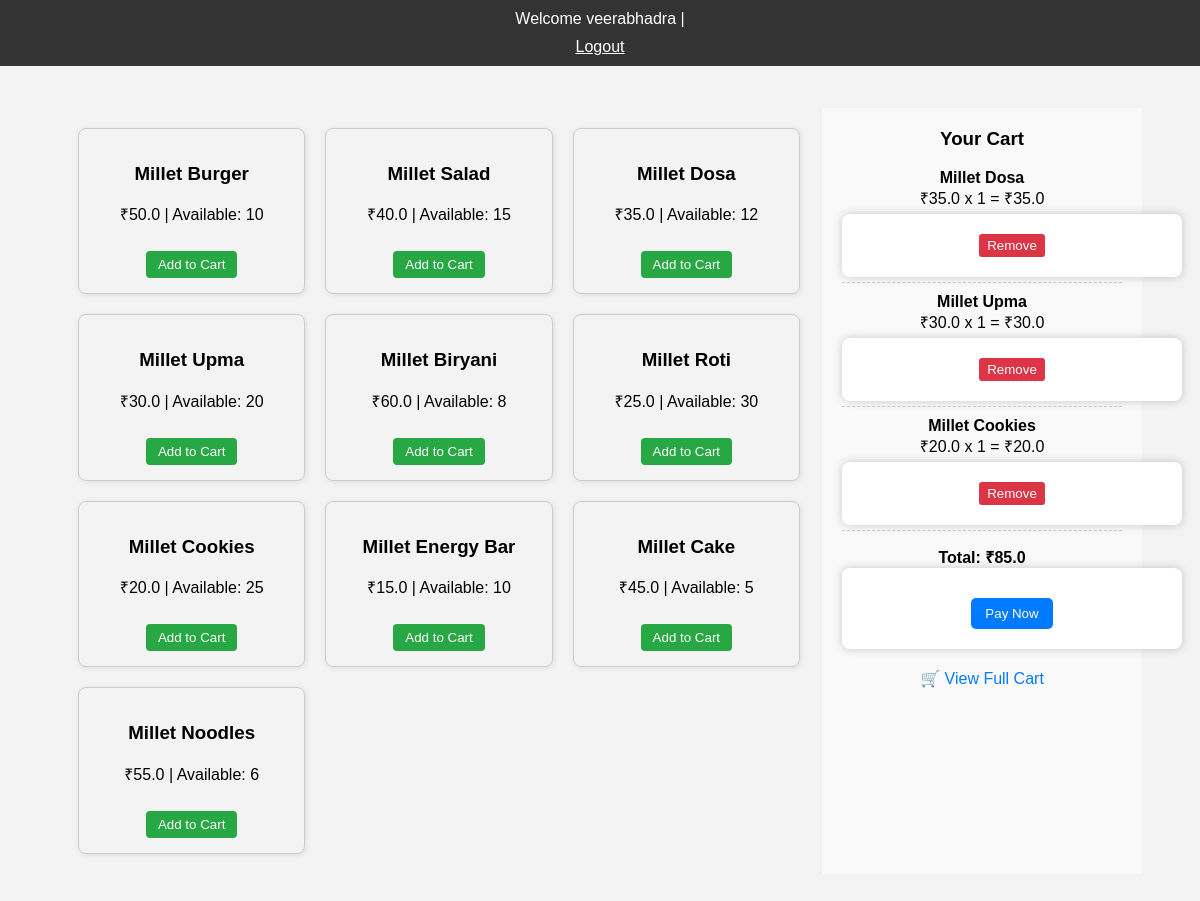
Before: /products (signed in) with the older database file.
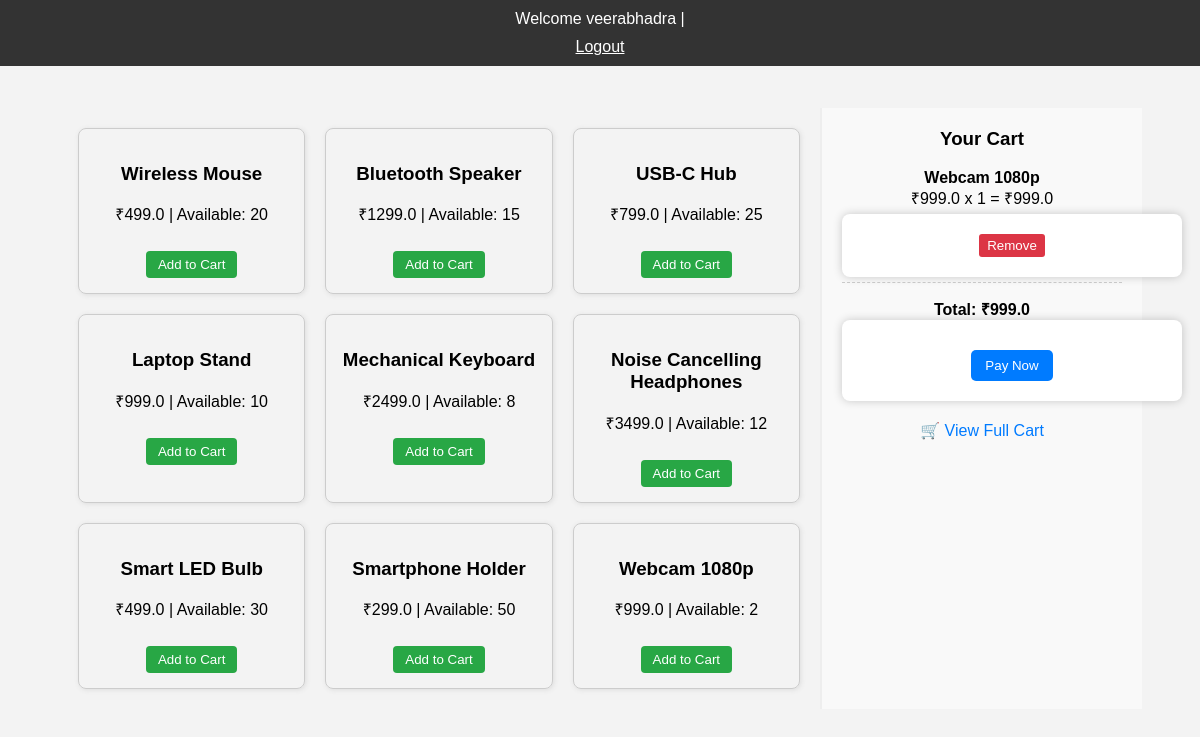
After: the same page with the newer database file.
### tables this page shows
CREATE TABLE users (
            id INTEGER PRIMARY KEY AUTOINCREMENT,
            name TEXT NOT NULL,
            mobile TEXT NOT NULL,
            email TEXT NOT NULL UNIQUE,
            password TEXT NOT NULL
        );

CREATE TABLE products (
            id INTEGER PRIMARY KEY AUTOINCREMENT,
            name TEXT NOT NULL,
            price REAL NOT NULL,
            quantity INTEGER NOT NULL
        );

CREATE TABLE cart (
            id INTEGER PRIMARY KEY AUTOINCREMENT,
            user_id INTEGER NOT NULL,
            product_id INTEGER NOT NULL,
            quantity INTEGER NOT NULL,
            FOREIGN KEY(user_id) REFERENCES users(id),
            FOREIGN KEY(product_id) REFERENCES products(id)
        );

### app.py (the view)
@app.route('/products')
def products():
    if 'user' not in session:
        return redirect('/login')
    conn = sqlite3.connect('users.db')
    c = conn.cursor()
    products = c.execute("SELECT * FROM products WHERE quantity > 0").fetchall()
    user = session['user']
    user_id = c.execute("SELECT id FROM users WHERE name = ?", (user,)).fetchone()[0]
    cart_items = c.execute("""
        SELECT p.name, p.price, c.quantity, p.price * c.quantity as subtotal
        FROM cart c
        JOIN products p ON c.product_id = p.id
        WHERE c.user_id = ?
    """, (user_id,)).fetchall()
    cart_total = sum(item[3] for item in cart_items)
    conn.close()
    return render_template('products.html', name=user, products=products, cart_items=cart_items, cart_total=cart_total)

### templates/products.html (shortened to what this page needs)
<!DOCTYPE html>
<html lang="en">
<head>
  <link rel="stylesheet" href="{{ url_for('static', filename='style.css') }}">
</head>
<body>
  <div class="topbar">
    Welcome {{ name }} | <a href="{{ url_for('logout') }}" style="color: #fff; text-decoration: underline;">Logout</a>
  </div>
  <div class="main-container">
    <div class="products">
      {% for p in products %}
        <div class="product-card">
          <h3>{{ p[1] }}</h3>
          <p>₹{{ p[2] }} | Available: {{ p[3] }}</p>
          <button onclick="location.href='{{ url_for('add_to_cart', product_id=p[0]) }}'">Add to Cart</button>        </div>
      {% endfor %}
    </div>
    <div class="sidebar">
      <h3>Your Cart</h3>
      {% if cart_items %}
        {% for name, price, qty, subtotal in cart_items %}
          <div class="cart-item">
            <strong>{{ name }}</strong><br>
            ₹{{ price }} x {{ qty }} = ₹{{ subtotal }}
            <form action="{{ url_for('remove_from_cart', product_name=name) }}" method="post" style="margin-top: 5px;">
              <button type="submit" class="remove-button">Remove</button>
            </form>
          </div>
        {% endfor %}
        <div class="cart-total">Total: ₹{{ cart_total }}</div>
        <form action="{{ url_for('pay') }}" method="get">
          <button class="pay-button">Pay Now</button>
        </form>
        <div class="go-to-cart">
          <a href="{{ url_for('cart') }}">🛒 View Full Cart</a>
        </div>
      {% else %}
        <p class="cart-empty">🛒 No items in cart yet.</p>
      {% endif %}
    </div>
  </div>
</body>
</html>

### static/style.css (style rules this page uses)
body { font-family: Arial, sans-serif; background-color: #f3f3f3; padding: 50px; text-align: center; }
form { background: white; padding: 20px; margin: auto; width: 300px; border-radius: 8px; box-shadow: 0 0 10px rgba(0,0,0,0.2); }
a { display: block; margin-top: 10px; color: #007bff; text-decoration: none; }
.main-container { display: flex; width: 100%; }
.products { flex: 3; padding: 20px; display: grid; grid-template-columns: repeat(auto-fill, minmax(220px, 1fr)); gap: 20px; }
.product-card { border: 1px solid #ccc; padding: 15px; border-radius: 8px; text-align: center; box-shadow: 1px 1px 5px #ddd; }
.product-card button { margin-top: 10px; padding: 6px 12px; border: none; background-color: #28a745; color: white; border-radius: 4px; cursor: pointer; }
.sidebar { flex: 1; max-width: 280px; border-left: 2px solid #eee; padding: 20px; background-color: #f9f9f9; }
.sidebar h3 { margin-top: 0; }
.cart-item { margin-bottom: 10px; border-bottom: 1px dashed #ccc; padding-bottom: 5px; }
.cart-total { font-weight: bold; margin-top: 15px; }
.pay-button { margin-top: 10px; padding: 8px 14px; background-color: #007bff; color: white; border: none; border-radius: 5px; cursor: pointer; }
.topbar { position: fixed; top: 0; left: 0; right: 0; background: #333; color: white; padding: 10px; text-align: center; }
.main-container { margin-top: 50px; }
.go-to-cart { text-align: center; margin-top: 20px; }
.go-to-cart a { color: #007bff; text-decoration: none; }
.remove-button { padding: 4px 8px; background-color: #dc3545; color: white; border: none; border-radius: 3px; cursor: pointer; }

Changed rows visible on the page:
no longer on this page (row edited): products: name "Millet Noodles", price "55.0", quantity "6"
removed cart: name "Millet Dosa", price "35.0", quantity "1", subtotal "35.0"
removed cart: name "Millet Cookies", price "20.0", quantity "1", subtotal "20.0"
changed products: name "Millet Burger" → "Wireless Mouse"; price "50.0" → "499.0"; quantity "10" → "20"
changed products: name "Millet Salad" → "Bluetooth Speaker"; price "40.0" → "1299.0"
changed products: name "Millet Dosa" → "USB-C Hub"; price "35.0" → "799.0"; quantity "12" → "25"
changed products: name "Millet Upma" → "Laptop Stand"; price "30.0" → "999.0"; quantity "20" → "10"
changed products: name "Millet Biryani" → "Mechanical Keyboard"; price "60.0" → "2499.0"
changed products: name "Millet Roti" → "Noise Cancelling Headphones"; price "25.0" → "3499.0"; quantity "30" → "12"
changed products: name "Millet Cookies" → "Smart LED Bulb"; price "20.0" → "499.0"; quantity "25" → "30"
changed products: name "Millet Energy Bar" → "Smartphone Holder"; price "15.0" → "299.0"; quantity "10" → "50"
changed products: name "Millet Cake" → "Webcam 1080p"; price "45.0" → "999.0"; quantity "5" → "2"
changed cart: name "Millet Upma" → "Webcam 1080p"; price "30.0" → "999.0"; subtotal "30.0" → "999.0"
Other visible differences:
{{ cart_total }}: "85.0" → "999.0"
